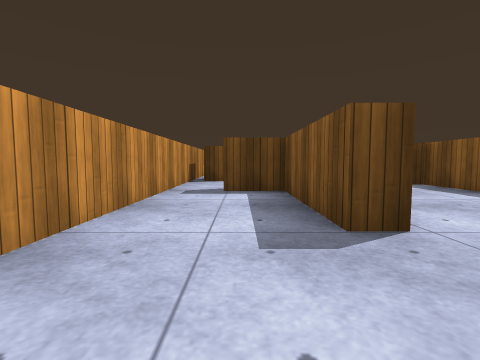
[1] (above)

12 first-person views from a walk through a scene from a Unity 3-D project. The camera is 0.55 m above the floor, tilts 4° down and sees 85° across. The floor is counted in squares, 1 m on a side. Each view is taken from the middle of a square. On the plan, view 1 faces up. The plan holds only what a view shows up to about 9 squares ahead; the rest is blank. Surface patterns are stand-ins for the level's own textures.

[2]
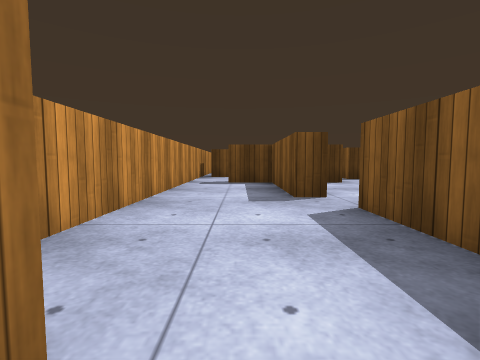

[3]
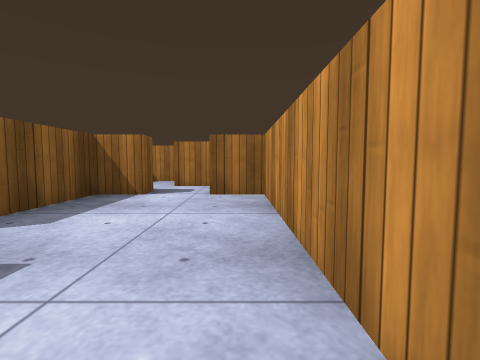

[4]
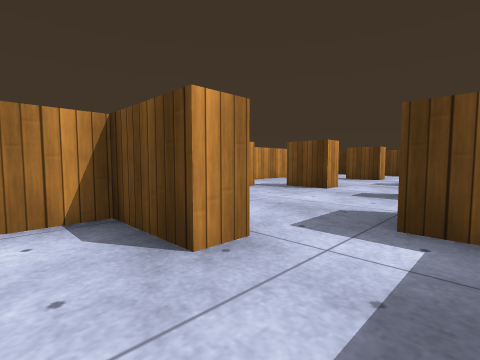

[5]
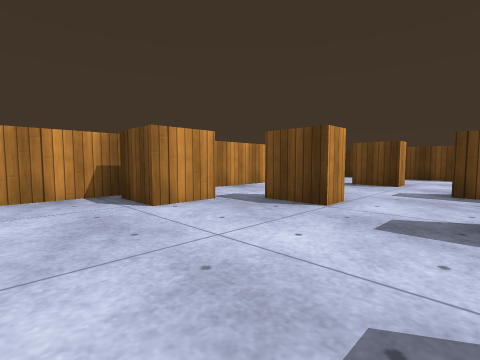

[6]
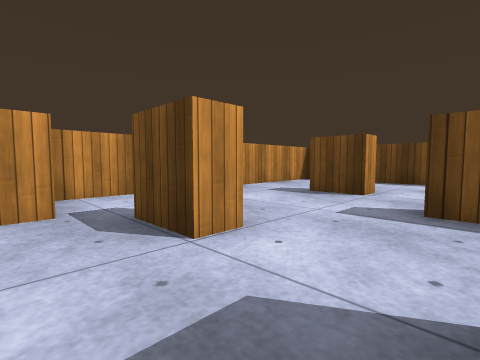

[7]
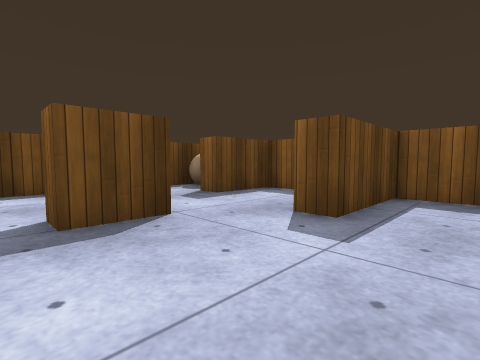

[8]
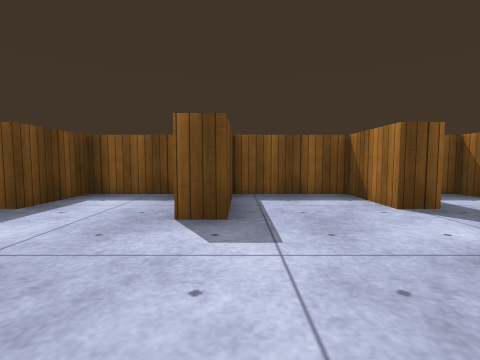

[9]
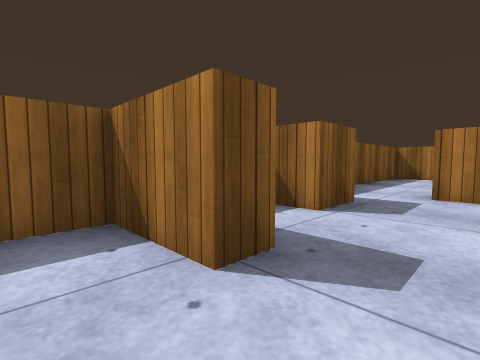

[10]
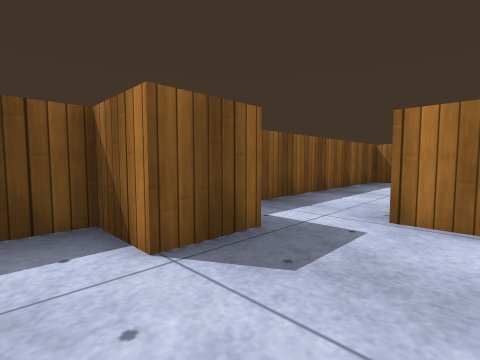

[11]
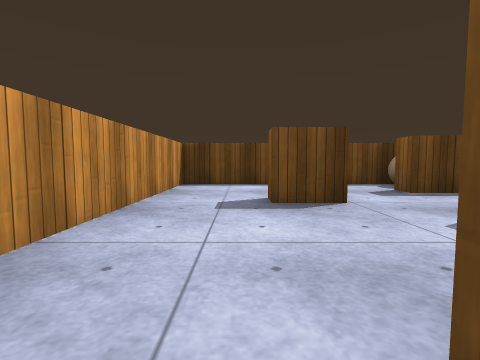

[12]
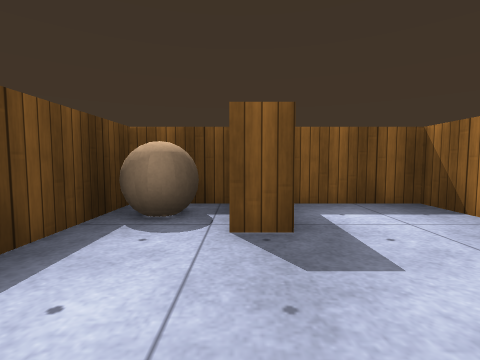

### Floor plan
Ten units are one square. View 1 is at (0, 0); x grows to the right and y downward. Boxes are objects, and circles mark ways between rooms. Rooms are numbered by the first view taken in them; rooms with no view inside come last. Other rooms are left out.
<svg viewBox="-19 -160 69 194">
<path fill="none" stroke="#000" d="M14 -20 9 -20 9 -49 -4 -49M5 19 5 14 14 14 14 -11M-4 29 5 29M-14 -55 -14 14 -5 14M13 -96 13 -91 4 -91M30 -86 30 -92 44 -92 44 -111 25 -111 25 -116M0 -86 0 -75 -11 -75M35 -116 44 -116 44 -136 30 -136 30 -141M20 -54 27 -54 27 -49 13 -49 13 -40M13 -130 13 -125 5 -125 5 -130M44 -141 44 -154 -14 -154 -14 -55M34 -5 44 -5 44 -63 34 -63 34 -73 44 -73 44 -80"/>
<rect x="35" y="-155" width="10" height="10" fill="#bbb"><title>ball</title></rect>
<circle cx="-10" cy="-50" r="3" fill="#2a7"/>
<circle cx="20" cy="-20" r="3" fill="#2a7"/>
<text x="0" y="-10">1</text>
<text x="20" y="-90">2</text>
</svg>
Room 1 opens to room 2.

Where each view was taken, in squares from view 1:
view 1: 0 up, 0 right, facing up
view 2: 2 down, 0 right, facing up
view 3: 3 up, 1 left, facing down
view 4: 4 up, 4 right, facing up-left
view 5: 6 up, 3 right, facing up-left
view 6: 8 up, 3 right, facing up-left
view 7: 10 up, 0 right, facing up-right
view 8: 11 up, 0 right, facing right
view 9: 10 up, 2 right, facing down-right
view 10: 8 up, 2 right, facing down-right
view 11: 9 up, 0 right, facing up
view 12: 14 up, 1 right, facing right
